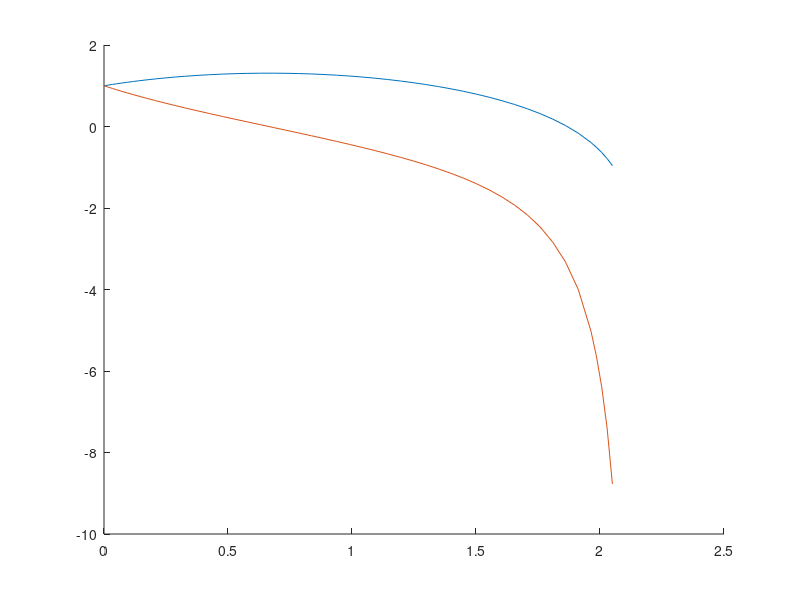

The MATLAB script that drew this image: (Note: this script raises an error after producing the figure.)
% vague model with given differential equations

function res = model
%% clear workspace

clc;
clear;
clf;


%% define constants

% starting conditions
x = 1;
v = 1;

% constants
a = 1;
b = 1;

%time for ode45
time_start = 0; %seconeds
time_end = 2.05;  %seconds


%% ode45 call waterFlow
[T, stocks] = ode45(@flows, [time_start, time_end], [x, v]);


function [res] = flows(t, stocks)
    x = stocks(1);
    v = stocks(2);
    
    dx = v;
    dv = (-a*x) - (b * v^2); 
    
    res = [dx; dv];
end


%% plot figure
hold on
plot(T,stocks(:,1))
plot(T,stocks(:,2))
legend('position', 'velocity')
title('Position over time')


end